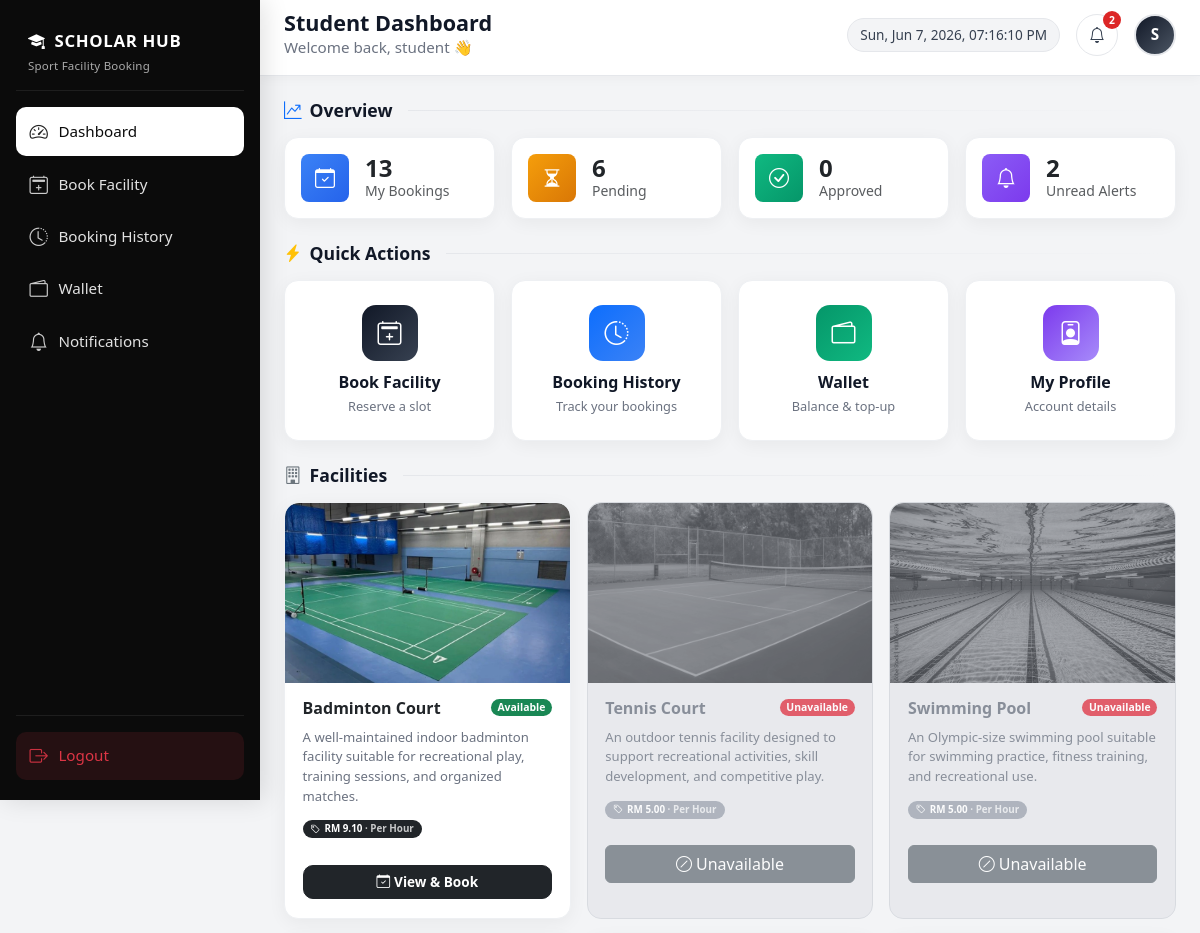
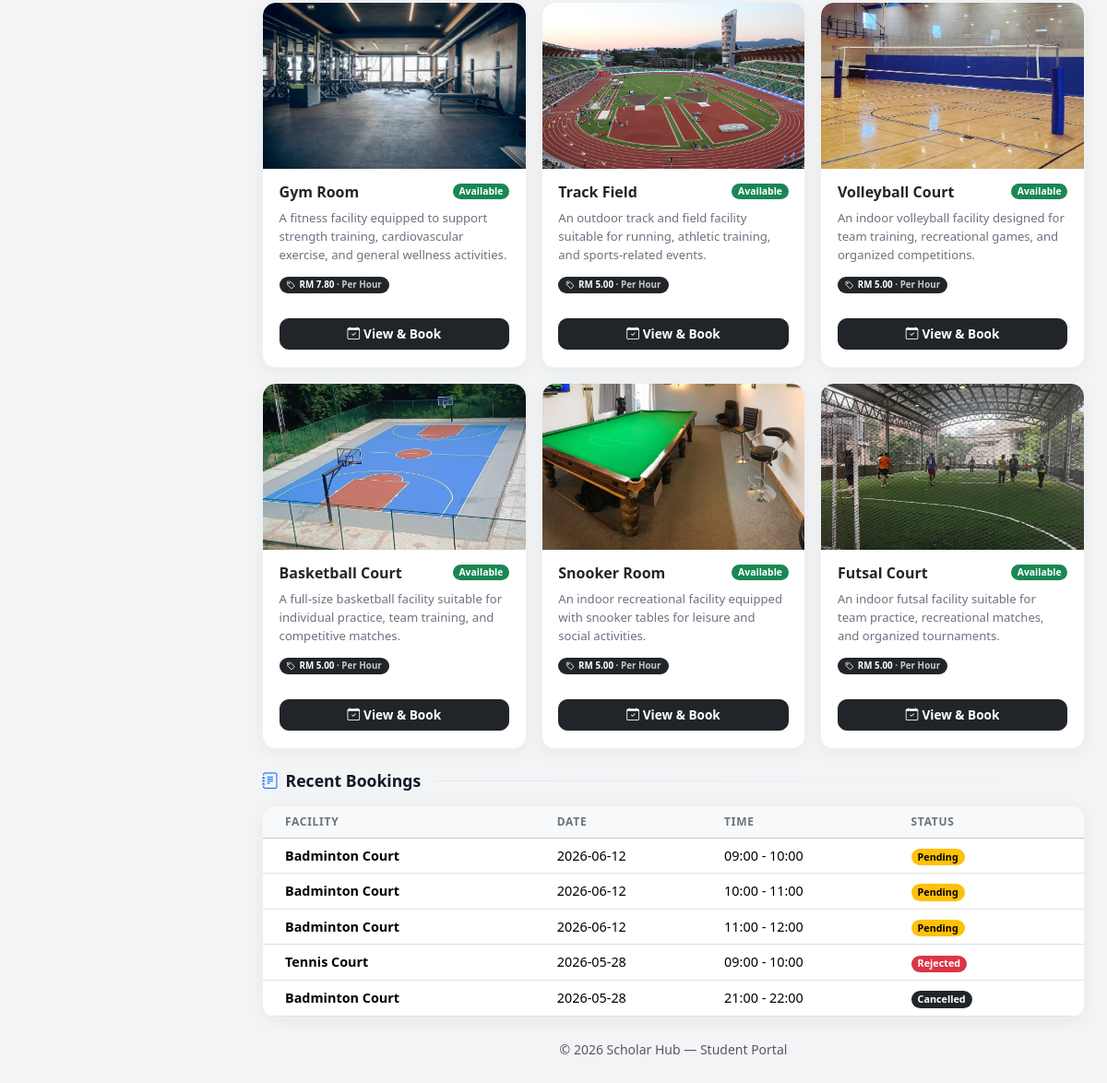
Screenshot of /student_dashboard.php (signed in) with the database file from the repository (2 pictures, top to bottom).
### tables this page shows
CREATE TABLE `facilities` (
  `facility_id` int(11) NOT NULL,
  `facility_name` varchar(100) NOT NULL,
  `facility_type` varchar(50) NOT NULL,
  `description` text DEFAULT NULL,
  `image` varchar(255) DEFAULT NULL,
  `location` varchar(100) DEFAULT NULL,
  `opening_time` time DEFAULT NULL,
  `closing_time` time DEFAULT NULL,
  `status` enum('active','maintenance','closed') DEFAULT 'active',
  `created_at` timestamp NOT NULL DEFAULT current_timestamp(),
  `price_amount` decimal(10,2) NOT NULL DEFAULT 5.00,
  `price_mode` enum('hourly','entry') NOT NULL DEFAULT 'hourly',
  `rules` text DEFAULT NULL
);

CREATE TABLE `bookings` (
  `booking_id` int(11) NOT NULL,
  `user_id` int(11) NOT NULL,
  `facility_type` varchar(50) NOT NULL,
  `court_id` int(11) DEFAULT NULL,
  `booking_date` date NOT NULL,
  `start_time` time NOT NULL,
  `end_time` time NOT NULL,
  `purpose` text DEFAULT NULL,
  `booking_status` enum('pending','approved','rejected','completed','cancelled') DEFAULT 'pending',
  `payment_method` varchar(50) DEFAULT NULL,
  `payment_amount` decimal(10,2) DEFAULT NULL,
  `payment_status` enum('pending','paid','failed','refunded') NOT NULL DEFAULT 'pending',
  `created_at` timestamp NOT NULL DEFAULT current_timestamp(),
  `reject_reason` text DEFAULT NULL
);

### student_dashboard.php (the view, shortened to what the rows shown need)
<?php
require_once __DIR__ . '/includes/facility_pricing.php';
require_once __DIR__ . '/includes/dashboard_stats.php';
require_once __DIR__ . '/includes/facility_admin_helpers.php';
$user_id = (int) $_SESSION['user_id'];
$facilities = facilities_fetch_student_cards($conn);
$recent_bookings = [];
$sql = "SELECT b.facility_type, b.booking_date, b.start_time, b.end_time, b.booking_status,
        CASE WHEN b.facility_type = 'snooker' THEN 'Snooker Room'
             WHEN b.facility_type = 'gym' THEN 'Gym Room'
             WHEN b.facility_type = 'swimming' THEN 'Swimming Pool'
             WHEN b.facility_type = 'track' THEN 'Track Field'
             WHEN b.facility_type = 'badminton' THEN 'Badminton Court'
             WHEN b.facility_type = 'basketball' THEN 'Basketball Court'
             WHEN b.facility_type = 'futsal' THEN 'Futsal Court'
             WHEN b.facility_type = 'tennis' THEN 'Tennis Court'
             WHEN b.facility_type = 'volleyball' THEN 'Volleyball Court'
             ELSE b.facility_type END as facility_name
        FROM bookings b
        WHERE b.user_id = ?
        ORDER BY b.created_at DESC LIMIT 5";
$stmt = mysqli_prepare($conn, $sql);
if ($stmt) {
    mysqli_stmt_bind_param($stmt, "i", $user_id);
    mysqli_stmt_execute($stmt);
    $res = mysqli_stmt_get_result($stmt);
    while ($row = mysqli_fetch_assoc($res)) {
        $status_class = 'text-bg-secondary';
        if ($row['booking_status'] === 'pending') $status_class = 'text-bg-warning';
        elseif ($row['booking_status'] === 'approved') $status_class = 'text-bg-success';
        elseif ($row['booking_status'] === 'rejected') $status_class = 'text-bg-danger';
        elseif ($row['booking_status'] === 'cancelled') $status_class = 'text-bg-dark';
        $recent_bookings[] = [
            'facility' => $row['facility_name'],
            'date' => $row['booking_date'],
            'time' => substr($row['start_time'], 0, 5) . ' - ' . substr($row['end_time'], 0, 5),
            'status' => ucfirst($row['booking_status']),
            'status_class' => $status_class
        ];
    }
}
?>
<!DOCTYPE html>
<html lang="en">
<head>
    <link href="https://cdn.jsdelivr.net/npm/bootstrap@5.3.3/dist/css/bootstrap.min.css" rel="stylesheet">
    <link href="https://cdn.jsdelivr.net/npm/bootstrap-icons@1.11.3/font/bootstrap-icons.css" rel="stylesheet">
</head>
<body>
<div class="main-wrap" id="mainWrap">
    <main class="content-area">
        <h2 class="section-title"><i class="bi bi-graph-up-arrow text-primary"></i> Overview</h2>
        <h2 class="section-title"><i class="bi bi-lightning-charge-fill text-warning"></i> Quick Actions</h2>
        <h2 class="section-title"><i class="bi bi-building text-secondary"></i> Facilities</h2>
        <?php if (empty($facilities)): ?>
            <div class="card-soft p-4 text-center text-muted">No facilities configured yet.</div>
        <?php else: ?>
        <div class="row g-3 mb-4">
            <?php foreach ($facilities as $f): ?>
            <?php $can_book = !empty($f['bookable']); ?>
            <div class="col-12 col-sm-6 col-lg-4">
                <a href="<?php echo htmlspecialchars($f['detail_url'], ENT_QUOTES, 'UTF-8'); ?>" class="facility-card-link d-block h-100<?php echo $can_book ? '' : ' facility-unavailable'; ?>">
                    <div class="card-soft overflow-hidden h-100">
                        <div class="facility-img">
                            <img
                                src="<?php echo htmlspecialchars($f['image'], ENT_QUOTES, 'UTF-8'); ?>"
                                alt="<?php echo htmlspecialchars($f['name'], ENT_QUOTES, 'UTF-8'); ?>"
                                loading="lazy"
                            >
                        </div>
                        <div class="facility-body">
                            <div class="d-flex justify-content-between align-items-start gap-2 mb-1">
                                <h6><?php echo htmlspecialchars($f['name'], ENT_QUOTES, 'UTF-8'); ?></h6>
                                <span class="badge <?php echo htmlspecialchars($f['status_class'], ENT_QUOTES, 'UTF-8'); ?> rounded-pill" style="font-size: 0.65rem;">
                                    <?php echo htmlspecialchars($f['status'], ENT_QUOTES, 'UTF-8'); ?>
                                </span>
                            </div>
                            <p><?php echo htmlspecialchars($f['desc'], ENT_QUOTES, 'UTF-8'); ?></p>
                            <?php
                            $fp = facility_pricing_get($f['facility_type'] ?? '', $conn);
                            if ($fp !== null):
                            ?>
                            <p class="small mb-2">
                                <span class="badge bg-dark rounded-pill px-2 py-1">
                                    <i class="bi bi-tag me-1"></i><?php echo htmlspecialchars(facility_pricing_format_rm((float) $fp['amount']), ENT_QUOTES, 'UTF-8'); ?>
                                    <span class="opacity-75"> · <?php echo htmlspecialchars($fp['label'], ENT_QUOTES, 'UTF-8'); ?></span>
                                </span>
                            </p>
                            <?php endif; ?>
                            <?php if ($can_book): ?>
                            <span class="btn btn-dark w-100 btn-book d-inline-flex align-items-center justify-content-center">
                                <i class="bi bi-calendar-check me-1"></i> View &amp; Book
                            </span>
                            <?php else: ?>
                            <span class="btn btn-secondary w-100 d-inline-flex align-items-center justify-content-center">
                                <i class="bi bi-slash-circle me-1"></i> Unavailable
                            </span>
                            <?php endif; ?>
                        </div>
                    </div>
                </a>
            </div>
            <?php endforeach; ?>
        </div>
        <?php endif; ?>
        <h2 class="section-title"><i class="bi bi-journal-text text-primary"></i> Recent Bookings</h2>
        <div class="card-soft p-0 overflow-hidden">
            <div class="table-responsive">
                <table class="table table-modern table-hover align-middle mb-0">
                    <thead class="table-light">
                        <tr>
                            <th class="ps-4">Facility</th>
                            <th>Date</th>
                            <th>Time</th>
                            <th class="pe-4">Status</th>
                        </tr>
                    </thead>
                    <tbody>
                        <?php if (empty($recent_bookings)): ?>
                        <tr>
                            <td colspan="4" class="text-center py-4 text-muted">No bookings yet.</td>
                        </tr>
                        <?php else: ?>
                        <?php foreach ($recent_bookings as $b): ?>
                        <tr>
                            <td class="ps-4 fw-semibold"><?php echo htmlspecialchars($b['facility'], ENT_QUOTES, 'UTF-8'); ?></td>
                            <td><?php echo htmlspecialchars($b['date'], ENT_QUOTES, 'UTF-8'); ?></td>
                            <td><?php echo htmlspecialchars($b['time'], ENT_QUOTES, 'UTF-8'); ?></td>
                            <td class="pe-4">
                                <span class="badge rounded-pill <?php echo htmlspecialchars($b['status_class'], ENT_QUOTES, 'UTF-8'); ?>">
                                    <?php echo htmlspecialchars($b['status'], ENT_QUOTES, 'UTF-8'); ?>
                                </span>
                            </td>
                        </tr>
                        <?php endforeach; ?>
                        <?php endif; ?>
                    </tbody>
                </table>
            </div>
        </div>
    </main>
</div>
</body>
</html>

### rows the page displays
facilities: image (picture), facility_name "Badminton Court", status "Available", description "A well-maintained indoor badminton facility suitable for recreational play, training sessions, and organized matches.", amount "RM 9.10", label "Per Hour", shows "View & Book"
facilities: image (picture), facility_name "Tennis Court", status "Unavailable", description "An outdoor tennis facility designed to support recreational activities, skill development, and competitive play.", amount "RM 5.00", label "Per Hour"
facilities: image (picture), facility_name "Swimming Pool", status "Unavailable", description "An Olympic-size swimming pool suitable for swimming practice, fitness training, and recreational use.", amount "RM 5.00", label "Per Hour"
facilities: image (picture), facility_name "Gym Room", status "Available", description "A fitness facility equipped to support strength training, cardiovascular exercise, and general wellness activities.", amount "RM 7.80", label "Per Hour", shows "View & Book"
facilities: image (picture), facility_name "Track Field", status "Available", description "An outdoor track and field facility suitable for running, athletic training, and sports-related events.", amount "RM 5.00", label "Per Hour", shows "View & Book"
facilities: image (picture), facility_name "Volleyball Court", status "Available", description "An indoor volleyball facility designed for team training, recreational games, and organized competitions.", facility_id "RM 5.00", label "Per Hour", shows "View & Book"
facilities: image (picture), facility_name "Basketball Court", status "Available", description "A full-size basketball facility suitable for individual practice, team training, and competitive matches.", amount "RM 5.00", label "Per Hour", shows "View & Book"
facilities: image (picture), facility_name "Snooker Room", status "Available", description "An indoor recreational facility equipped with snooker tables for leisure and social activities.", amount "RM 5.00", label "Per Hour", shows "View & Book"
facilities: image (picture), facility_name "Futsal Court", status "Available", description "An indoor futsal facility suitable for team practice, recreational matches, and organized tournaments.", amount "RM 5.00", label "Per Hour", shows "View & Book"
bookings: facility "Tennis Court", booking_date "2026-05-28", time "09:00 - 10:00", status "Rejected"
bookings: facility "Badminton Court", booking_date "2026-05-28", time "21:00 - 22:00", status "Cancelled"

### other values shown
$student_name "student"
$student_notif_unread "2"
$ini "S"
$s['value'] "13"
$s['label'] "My Bookings"
$s['value'] "6"
$s['label'] "Pending"
$s['value'] "0"
$s['label'] "Approved"
$s['value'] "2"
$s['label'] "Unread Alerts"
$b['facility'] "Badminton Court"
$b['date'] "2026-06-12"
$b['time'] "09:00 - 10:00"
$b['status'] "Pending"
